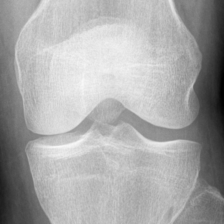
#> input picture data/raw/test/0/9003175L.png, 224 x 224 px
$ python -i preprocess.py   (imports and definitions only)
#> lines starting #> are read from the running program, lines starting #| are printed output that depends on the picture
#> further down, picture is the input picture: PIL image 224x224 L; min 1, max 248, mean 167.8
"""Optional radiograph preprocessing (opt-in; the default pipeline applies none).

`paper` approximates the preprocessing of Azad & Anik (IEEE Access 2025): denoising,
sharpening, histogram equalization and contrast enhancement. It uses only PIL so no new
dependency is needed. The same function must be applied at train AND test time.
"""
from PIL import Image, ImageFilter, ImageOps

PREPROCESS_CHOICES = ("none", "hist_eq", "paper")


def _to_rgb(gray: Image.Image) -> Image.Image:
    return gray.convert("RGB")


def hist_eq(img: Image.Image) -> Image.Image:
    """Global histogram equalization on the grayscale radiograph."""
    return _to_rgb(ImageOps.equalize(img.convert("L")))


def paper_pipeline(img: Image.Image) -> Image.Image:
    """Median denoise -> unsharp-mask sharpen -> histogram equalization -> autocontrast."""
    gray = img.convert("L").filter(ImageFilter.MedianFilter(size=3))
    gray = gray.filter(ImageFilter.UnsharpMask(radius=2, percent=150, threshold=3))
    gray = ImageOps.equalize(gray)
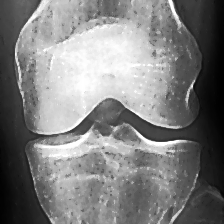
#> gray: PIL image 224x224 L; min 0, max 255, mean 126.9
    gray = ImageOps.autocontrast(gray, cutoff=1)
    return _to_rgb(gray)


def get_preprocess(name: str):
    """Return a PIL->PIL callable, or None for 'none'."""
    if name not in PREPROCESS_CHOICES:
        raise ValueError(f"unknown preprocess {name!r}; choose from {PREPROCESS_CHOICES}")
    return {"none": None, "hist_eq": hist_eq, "paper": paper_pipeline}[name]

>>> from PIL import Image
>>> picture = Image.open('../../../data/raw/test/0/9003175L.png')
>>> result = paper_pipeline(picture)

$ run again, on data/raw/test/0/9006407L.png
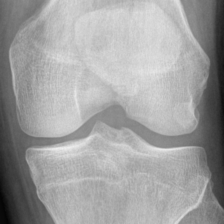
#> input picture data/raw/test/0/9006407L.png, 224 x 224 px
#> picture is the input picture: PIL image 224x224 L; min 4, max 239, mean 160.1
#> in paper_pipeline, `gray = ImageOps.equalize(gray)`:
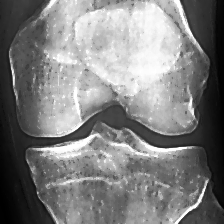
#> gray: PIL image 224x224 L; min 0, max 255, mean 126.9

$ run again, on data/raw/test/0/9035779L.png
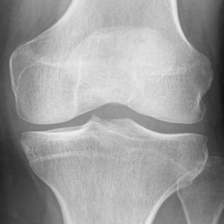
#> input picture data/raw/test/0/9035779L.png, 224 x 224 px
#> picture is the input picture: PIL image 224x224 L; min 17, max 240, mean 155.3
#> in paper_pipeline, `gray = gray.filter(ImageFilter.UnsharpMask(radius=2, percent=150, thre..`:
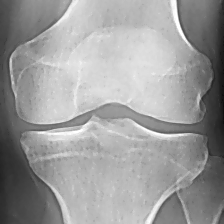
#> gray: PIL image 224x224 L; min 12, max 255, mean 155.3
#> in paper_pipeline, `gray = ImageOps.equalize(gray)`:
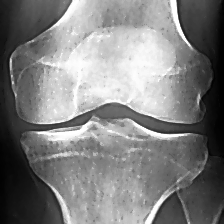
#> gray: PIL image 224x224 L; min 0, max 255, mean 127.1
